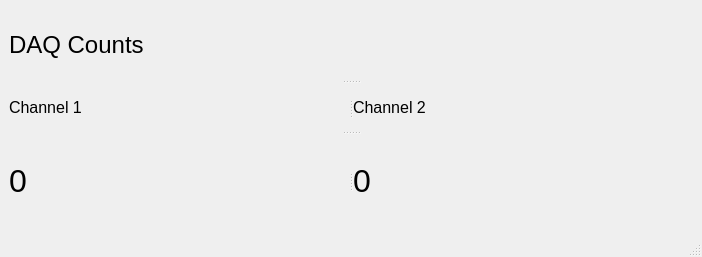
<?xml version="1.0" encoding="UTF-8"?>
<ui version="4.0">
 <class>MainWindow</class>
 <widget class="QMainWindow" name="MainWindow">
  <property name="geometry">
   <rect>
    <x>0</x>
    <y>0</y>
    <width>702</width>
    <height>257</height>
   </rect>
  </property>
  <property name="windowTitle">
   <string>DAQ Counter</string>
  </property>
  <widget class="QWidget" name="centralwidget">
   <layout class="QVBoxLayout" name="verticalLayout">
    <item>
     <widget class="QSplitter" name="splitter_9">
      <property name="orientation">
       <enum>Qt::Vertical</enum>
      </property>
      <widget class="QLabel" name="label_11">
       <property name="font">
        <font>
         <pointsize>18</pointsize>
        </font>
       </property>
       <property name="text">
        <string>DAQ Counts</string>
       </property>
      </widget>
      <widget class="QSplitter" name="splitter_7">
       <property name="orientation">
        <enum>Qt::Horizontal</enum>
       </property>
       <widget class="QLabel" name="label_12">
        <property name="font">
         <font>
          <pointsize>12</pointsize>
         </font>
        </property>
        <property name="text">
         <string>Channel 1</string>
        </property>
       </widget>
       <widget class="QLabel" name="label_13">
        <property name="font">
         <font>
          <pointsize>12</pointsize>
         </font>
        </property>
        <property name="text">
         <string>Channel 2</string>
        </property>
       </widget>
      </widget>
      <widget class="QSplitter" name="splitter_8">
       <property name="orientation">
        <enum>Qt::Horizontal</enum>
       </property>
       <widget class="QLabel" name="daq_channel1">
        <property name="font">
         <font>
          <pointsize>24</pointsize>
         </font>
        </property>
        <property name="text">
         <string>0</string>
        </property>
       </widget>
       <widget class="QLabel" name="daq_channel2">
        <property name="font">
         <font>
          <pointsize>24</pointsize>
         </font>
        </property>
        <property name="text">
         <string>0</string>
        </property>
       </widget>
      </widget>
     </widget>
    </item>
   </layout>
  </widget>
  <widget class="QMenuBar" name="menubar">
   <property name="geometry">
    <rect>
     <x>0</x>
     <y>0</y>
     <width>702</width>
     <height>21</height>
    </rect>
   </property>
  </widget>
  <widget class="QStatusBar" name="statusbar"/>
 </widget>
 <resources/>
 <connections/>
</ui>
